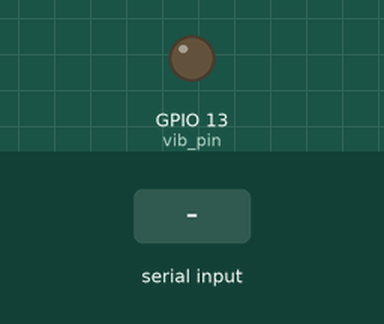
Simulated run of this sketch. Board: ESP32. On the bench: output pins drawn as LEDs (lit = HIGH). The test bench sets the inputs (shaded band). What the sketch prints to the serial monitor is not drawn.

Above: at 1.2 s.
1.3 s: "90,45\n" received over Serial
At 2.5 s:
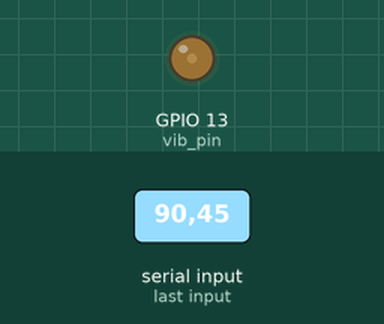
2.8 s: "30,150\n" received over Serial
At 3.8 s:
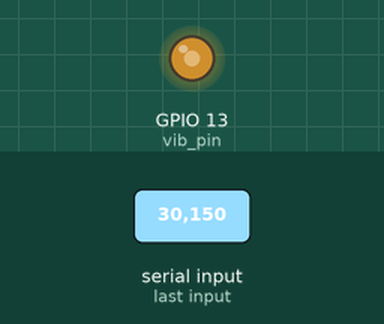
4.3 s: "200\n" received over Serial
At 4.9 s:
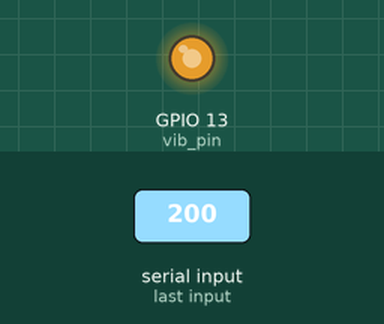
5.8 s: "90\n" received over Serial
At 6.1 s:
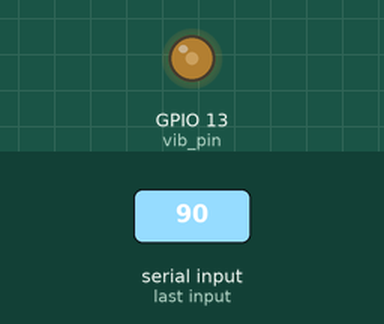
Timing chart, 0 to 8.3 s (numbered marks = the images above; inputs shaded):
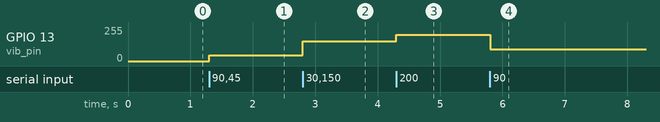

Measured:
- after the input at 1.3 s, GPIO 13 (vib_pin): 0/255 → 44/255 at once
- after the input at 2.8 s, GPIO 13 (vib_pin): 44/255 → 148/255 at once
- after the input at 4.3 s, GPIO 13 (vib_pin): 148/255 → 198/255 at once
- after the input at 5.8 s, GPIO 13 (vib_pin): 198/255 → 89/255 at once

The sketch:

Vibrator.ino
```cpp
const int vib_pin = 13;
const int vib_pwm_freq = 5000;
const int vib_channel = 0;
const int vib_resolution = 8;

void setup() {
  Serial.begin(9600);

  ledcSetup(vib_channel, vib_pwm_freq, vib_resolution);
  ledcAttachPin(vib_pin, vib_channel);

  Serial.println("Vibrator Test");
}

void loop() {
  Serial.print(".");
  if (Serial.available() > 0)
  {
    int val = Serial.parseInt();

    if (val > 0)
    {
      Serial.print("> "); Serial.println(val, DEC);
      ledcWrite(vib_channel, val-1);
    }
  }
}
```
